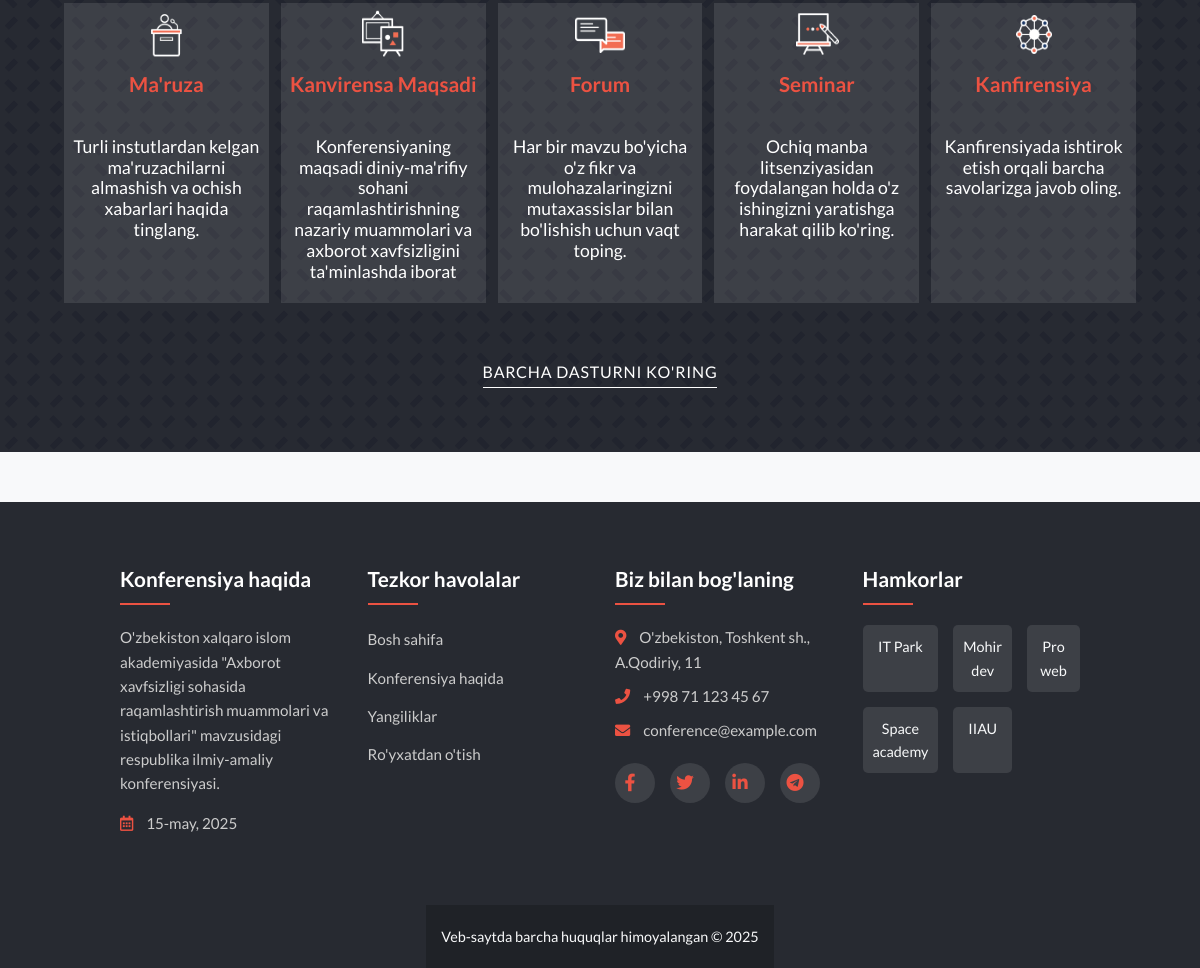
Before: / (lower part) with the older database file.
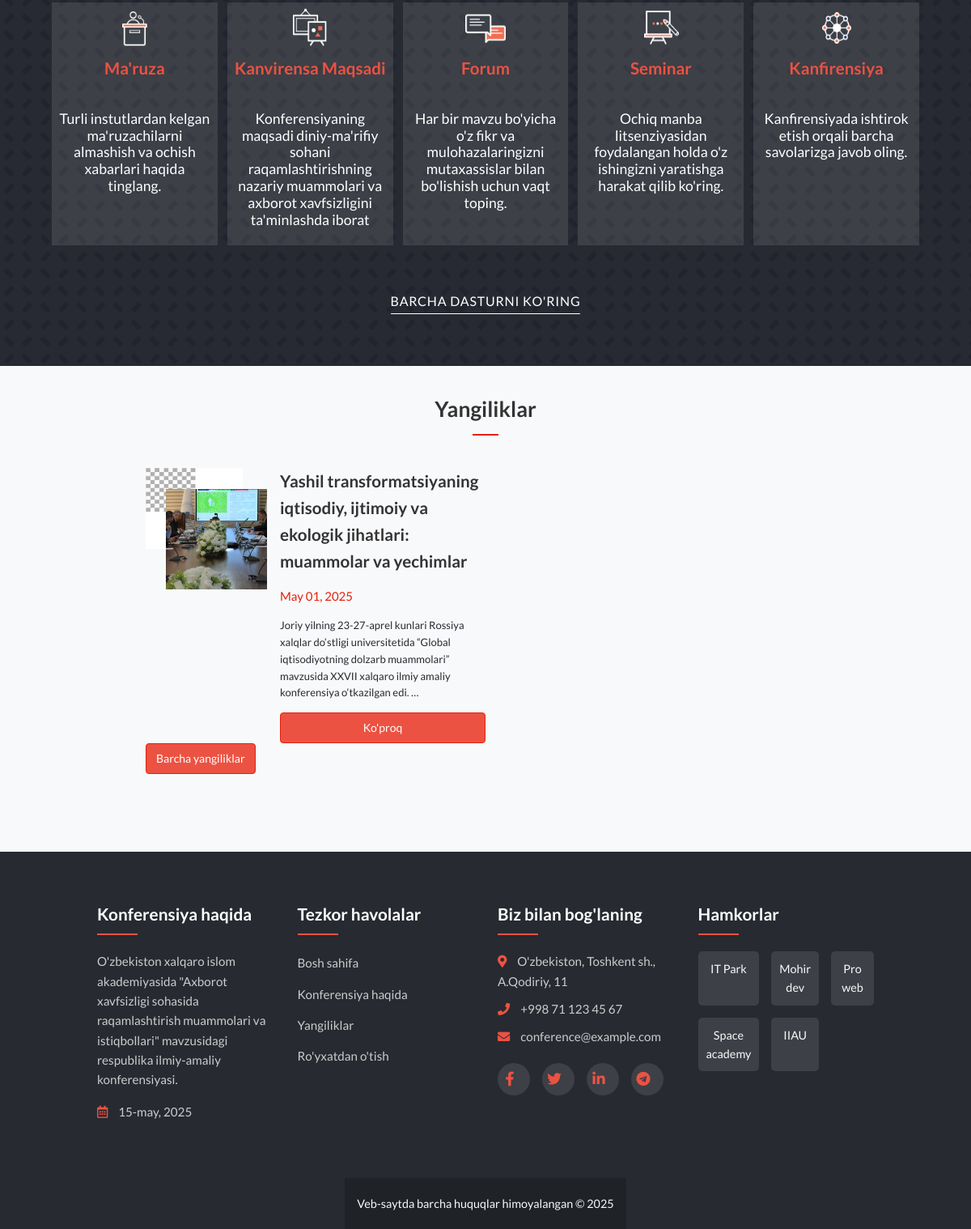
After: the same page with the newer database file.
### posts/models.py (models this page shows, shortened)
class Post(models.Model):
    title = models.CharField(max_length=200)
    content = models.TextField()
    date_posted = models.DateTimeField(default=timezone.now)
    author = models.ForeignKey(CustomUser, on_delete=models.CASCADE)
    image = models.ImageField(upload_to='post_images', blank=True, null=True)
    is_featured = models.BooleanField(default=False)

### posts/views.py (the view)
# urls.py: path('', views.home, name='home'),
def home(request):
    featured_posts = Post.objects.filter(is_featured=True).order_by('-date_posted')[:3]
    recent_posts = Post.objects.order_by('-date_posted')[:5]
    context = {
        'featured_posts': featured_posts,
        'recent_posts': recent_posts,
        'title': 'Conference Home'
    }
    return render(request, 'posts/home.html', context)

### templates/posts/home.html (shortened to what this page needs)
{% extends "base.html" %}
{% load static %}
{% block content %}
<article>
    <section id="program" class="sec2">
        <ul class="program">
            <li class="list">
                <img src="{% static 'img/lecture-icon.png' %}" alt="lecture-icon">
                <h3 class="list-header">
                    Ma'ruza
                </h3>
                <p class="list-para">
                    Turli instutlardan kelgan ma'ruzachilarni almashish va ochish xabarlari haqida tinglang.
                </p>
            </li>
            <li class="list">
                <img src="{% static 'img/exhibition-icon.png' %}" alt="exhibition-icon">
                <h3 class="list-header">
                    Kanvirensa Maqsadi
                </h3>
                <p class="list-para">
                    Konferensiyaning maqsadi diniy-ma'rifiy sohani raqamlashtirishning nazariy muammolari va axborot xavfsizligini ta'minlashda iborat
                </p>
            </li>
            <li class="list">
                <img src="{% static 'img/forum-icon.png' %}" alt="forum-icon">
                <h3 class="list-header">
                    Forum
                </h3>
                <p class="list-para">
                    Har bir mavzu bo'yicha o'z fikr va mulohazalaringizni mutaxassislar bilan bo'lishish uchun vaqt toping.
                </p>
            </li>
            <li class="list">
                <img src="{% static 'img/workshop-icon.png' %}" alt="workshop-icon">
                <h3 class="list-header">
                    Seminar
                </h3>
                <p class="list-para">
                    Ochiq manba litsenziyasidan foydalangan holda o'z ishingizni yaratishga harakat qilib ko'ring.
                </p>
            </li>
            <li class="list">
                <img src="{% static 'img/ignite-icon.png' %}" alt="ignite-icon">
                <h3 class="list-header">
                    Kanfirensiya
                </h3>
                <p class="list-para">
                    Kanfirensiyada ishtirok etish orqali barcha savolarizga javob oling.
                </p>
            </li>
        </ul>
        <p class="parr"><a href="{% url 'about' %}">BARCHA DASTURNI KO'RING</a>
        </p>
    </section>
    {% if featured_posts %}
    <section id="guests" class="sec3">
        <h2 class="sec-2-title">
            Yangiliklar
        </h2>
        <hr class="line">
        <ul class="speakers">
            {% for post in featured_posts %}
            <li class="guest">
                {% if post.image %}
                <img src="{{ post.image.url }}" alt="{{ post.title }}">
                {% else %}
                <img src="{% static 'img/speaker-bg.png' %}" alt="{{ post.title }}">
                {% endif %}
                <section>
                    <h3>{{ post.title }}</h3>
                    <p class="p1">{{ post.date_posted|date:"F d, Y" }}</p>
                    <p class="p2">{{ post.content|truncatewords:20 }}</p>
                    <a href="{% url 'post-detail' post.pk %}" class="btn btn-primary mt-2">Ko'proq</a>
                </section>
            </li>
            {% endfor %}
        </ul>
        <div class="text-center mt-4">
            <a href="{% url 'post-list' %}" class="btn btn-primary">Barcha yangiliklar</a>
        </div>
    </section>
    {% endif %}
</article>
{% endblock %}

Changed rows visible on the page:
added Post: image (picture), title "Yashil transformatsiyaning iqtisodiy, ijtimoiy va ekologik jihatlari: muammolar va yechimlar", date_posted "May 01, 2025", content "Joriy yilning 23-27-aprel kunlari Rossiya xalqlar do‘stligi universitetida “Global iqtisodiyotning dolzarb muammolari” mavzusida XXVII xalqaro ilmiy amaliy konferensiya o‘tkazilgan edi. …"
Other visible differences:
text now shown: "Yangiliklar Barcha yangiliklar"
